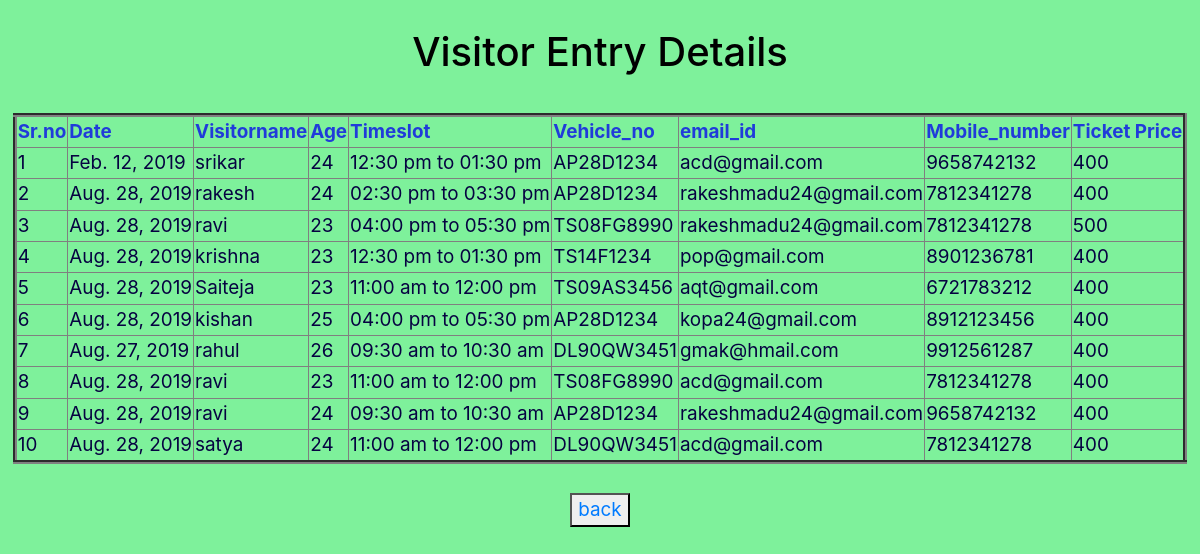
The page /blist on the database as committed earlier.
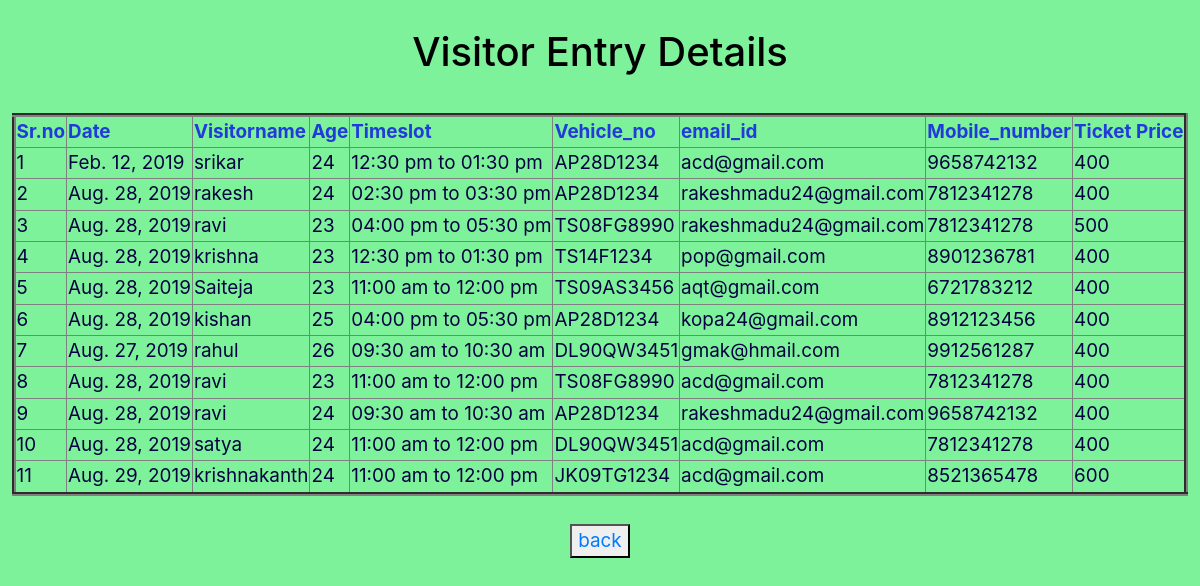
The same page on the database as committed later.
### zooapp/models.py (models this page shows, shortened)
class Booking(models.Model):
    Type = (
        ('male','male'),
        ('female','female'),
        ('other','other')
    )
    TIMING= (
        ('09:30 am to 10:30 am','09:30 am to 10:30 am'),
        ('11:00 am to 12:00 pm','11:00 am to 12:00 pm'),
        ('12:30 pm to 01:30 pm','12:30 pm to 01:30 pm'),
        ('02:30 pm to 03:30 pm','02:30 pm to 03:30 pm'),
        ('04:00 pm to 05:30 pm','04:00 pm to 05:30 pm'),
    )
    Date = models.DateField(help_text='mm/dd/yyyy')
    Vistorname = models.CharField(max_length =50)
    age = models.CharField(max_length =50)
    gender = models.CharField(max_length=30,choices=Type)
    TimeSlot = models.CharField(max_length = 50,choices = TIMING)
    Vehicle_No = models.CharField(max_length = 50)
    email = models.EmailField()
    phone_no = models.CharField(max_length=50)
    ticketprice = models.IntegerField()

### zooapp/views.py (the view)
# urls.py: path('blist',views.booklist),
def booklist(request):
    tick = Booking.objects.all()
    return render(request,"blist.html",{'form':tick})

### zooapp/templates/blist.html (shortened to what this page needs)
<!DOCTYPE html>
<html lang="en">
<head>
</head>
<link rel="stylesheet" href="https://stackpath.bootstrapcdn.com/bootstrap/4.1.3/css/bootstrap.min.css">
<body style="background-color:rgba(25, 230, 76, 0.555);"></body>
<body>
    <center>
        <br>
        <h1>Visitor Entry Details</h1>
        <br>
        <table border=4>
            <tr>
                <th>Sr.no</th>
                <th>Date</th>
                <th>Visitorname</th>
                <th>Age</th>
                <th>Timeslot</th>
                <th>Vehicle_no</th>
                <th>email_id</th>
                <th>Mobile_number</th>
                <th>Ticket Price</th>
            </tr>
            {% for emp in form %}
            <tr>
                <td>{{ forloop.counter }}</td>
                <td>{{emp.Date}}</td>
                <td>{{emp.Vistorname}}</td>
                <td>{{emp.age}}</td>
                <td>{{emp.TimeSlot}}</td>
                <td>{{emp.Vehicle_No}}</td>
                <td>{{emp.email}}</td>
                <td>{{emp.phone_no}}</td>
                <td>{{emp.ticketprice}}</td>
            </tr>
            {% endfor %}
        </table>
        <br>
        <button><a href="logout">back</a></button>
    </center>
</body>
</html>

Rows that differ between the two databases and show on the page:
added Booking: Date "Aug. 29, 2019", Vistorname "krishnakanth", age "24", TimeSlot "11:00 am to 12:00 pm", Vehicle_No "JK09TG1234", email "acd@gmail.com", phone_no "8521365478", ticketprice "600"
